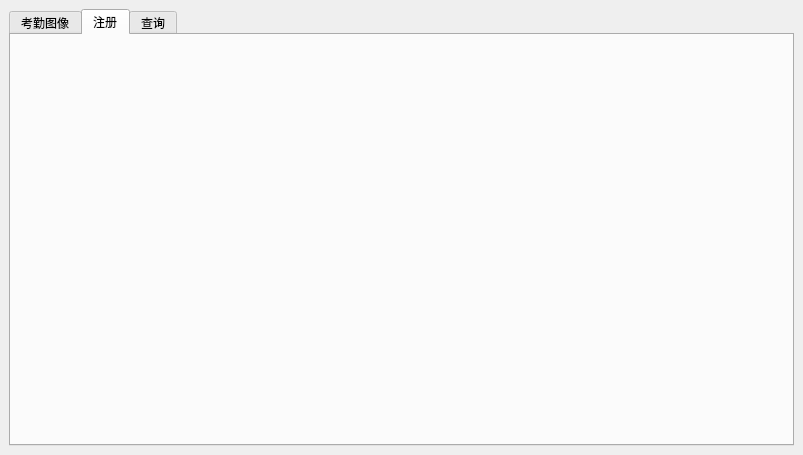
<?xml version="1.0" encoding="UTF-8"?>
<ui version="4.0">
 <class>AttendanceWin</class>
 <widget class="QMainWindow" name="AttendanceWin">
  <property name="geometry">
   <rect>
    <x>0</x>
    <y>0</y>
    <width>803</width>
    <height>455</height>
   </rect>
  </property>
  <property name="windowTitle">
   <string>AttendanceWin</string>
  </property>
  <widget class="QWidget" name="centralwidget">
   <layout class="QGridLayout" name="gridLayout">
    <item row="0" column="0">
     <widget class="QTabWidget" name="tabWidget">
      <property name="currentIndex">
       <number>1</number>
      </property>
      <widget class="QWidget" name="showWidget">
       <attribute name="title">
        <string>考勤图像</string>
       </attribute>
       <widget class="QLabel" name="picLb">
        <property name="geometry">
         <rect>
          <x>10</x>
          <y>10</y>
          <width>411</width>
          <height>401</height>
         </rect>
        </property>
        <property name="styleSheet">
         <string notr="true">background-color: rgb(255, 170, 255);</string>
        </property>
        <property name="text">
         <string>考勤图像</string>
        </property>
       </widget>
      </widget>
      <widget class="RegisterWin" name="registerWidget">
       <attribute name="title">
        <string>注册</string>
       </attribute>
      </widget>
      <widget class="SelectWin" name="selectWidget">
       <attribute name="title">
        <string>查询</string>
       </attribute>
      </widget>
     </widget>
    </item>
   </layout>
  </widget>
 </widget>
 <customwidgets>
  <customwidget>
   <class>RegisterWin</class>
   <extends>QWidget</extends>
   <header location="global">registerwin.h</header>
   <container>1</container>
  </customwidget>
  <customwidget>
   <class>SelectWin</class>
   <extends>QWidget</extends>
   <header location="global">selectwin.h</header>
   <container>1</container>
  </customwidget>
 </customwidgets>
 <resources/>
 <connections/>
</ui>
